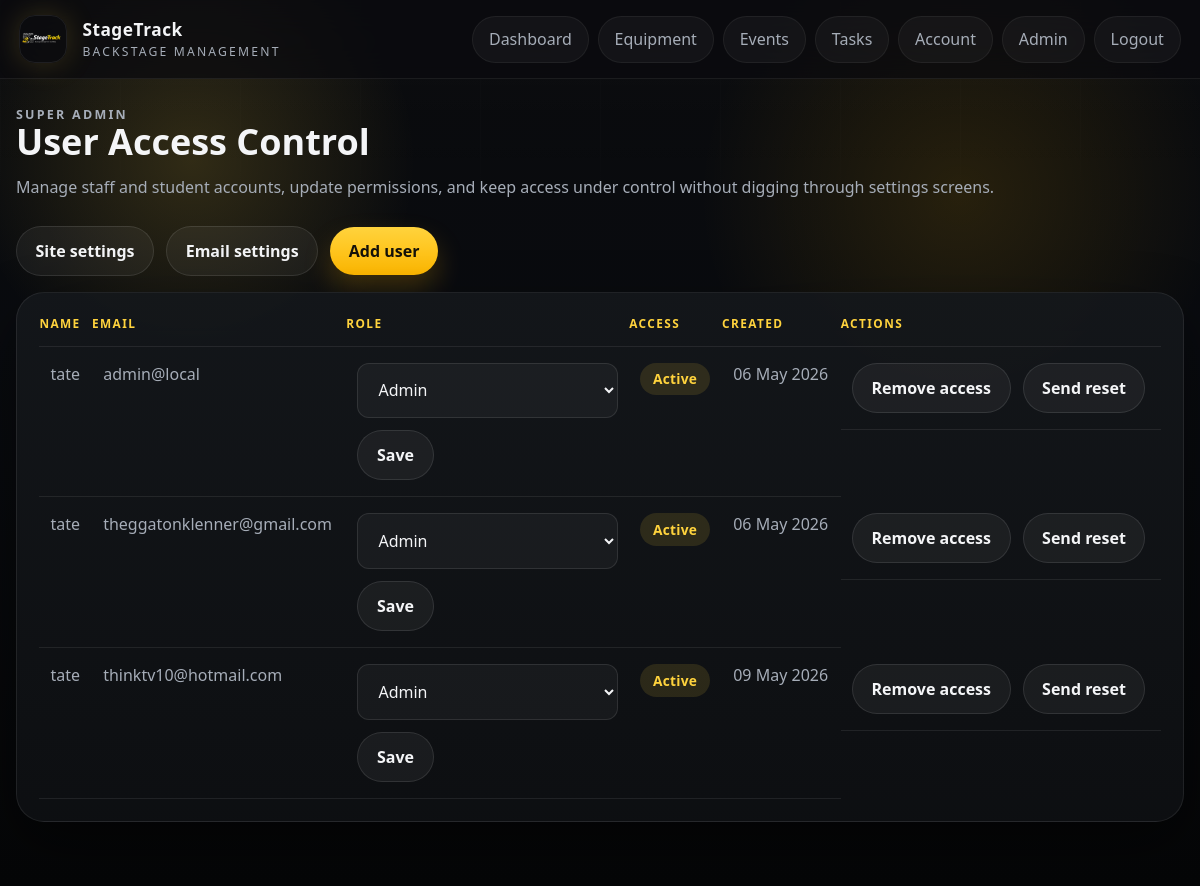
/admin/users (signed in), run on the app's committed database.
### app/models.py (models this page shows)
class User(db.Model):
    id = db.Column(db.Integer, primary_key=True)
    name = db.Column(db.String(120), nullable=False)
    email = db.Column(db.String(255), unique=True, nullable=False, index=True)
    password_hash = db.Column(db.String(255), nullable=False)
    must_change_password = db.Column(db.Boolean, nullable=False, default=False)
    phone_number = db.Column(db.String(50))
    contact_details = db.Column(db.Text)
    role = db.Column(db.String(50), nullable=False, default="Viewer")
    is_active = db.Column(db.Boolean, nullable=False, default=True)
    created_at = db.Column(db.DateTime, default=datetime.utcnow, nullable=False)
    tasks = db.relationship("Task", back_populates="assignee", lazy=True)
    checkouts = db.relationship("EquipmentCheckout", back_populates="user", lazy=True)
    damage_reports = db.relationship("DamageReport", back_populates="reporter", lazy=True)
    password_reset_tokens = db.relationship("PasswordResetToken", back_populates="user", lazy=True)

### app/admin/routes.py (the view)
@admin_bp.route("/users")
@role_required("Admin")
def users():
    user_list = User.query.order_by(User.created_at.asc(), User.name.asc()).all()
    latest_reset_token_id = request.args.get("token", type=int)
    latest_reset_token = None
    if latest_reset_token_id:
        latest_reset_token = db.session.get(PasswordResetToken, latest_reset_token_id)
    return render_template(
        "admin/users.html",
        users=user_list,
        roles=ROLES,
        latest_reset_token=latest_reset_token,
    )

### app/auth/routes.py (called while the page is built)
def current_user():
    user_id = session.get("user_id")
    if not user_id:
        return None
    user = db.session.get(User, user_id)
    if user and not user.is_active:
        session.clear()
        return None
    return user

def role_required(*allowed_roles):
    def decorator(view):
        @wraps(view)
        def wrapped_view(*args, **kwargs):
            user = current_user()
            if not user:
                return redirect(url_for("auth.login"))
            if user.role not in allowed_roles:
                flash("You do not have permission to access that page.", "error")
                return redirect(url_for("dashboard"))
            return view(*args, **kwargs)
        return wrapped_view
    return decorator

@auth_bp.app_context_processor
def inject_user():
    first_user_pending = User.query.count() == 0
    return {
        "current_user": current_user(),
        "manager_roles": MANAGER_ROLES,
        "registration_open": first_user_pending,
    }

### app/templates/admin/users.html (shortened to what this page needs)
{% extends "base.html" %}
{% block content %}
<section class="page-header page-header-inline">
    <div>
        <p class="eyebrow">Super admin</p>
        <h1>User Access Control</h1>
        <p>Manage staff and student accounts, update permissions, and keep access under control without digging through settings screens.</p>
    </div>
    <div class="actions">
        <a class="button button-secondary" href="{{ url_for('admin.site_settings') }}">Site settings</a>
        <a class="button button-secondary" href="{{ url_for('admin.email_settings') }}">Email settings</a>
        <a class="button button-primary" href="{{ url_for('admin.create_user') }}">Add user</a>
    </div>
</section>
<section class="panel">
    <div class="table-wrap">
        <table>
            <thead>
                <tr>
                    <th>Name</th>
                    <th>Email</th>
                    <th>Role</th>
                    <th>Access</th>
                    <th>Created</th>
                    <th>Actions</th>
                </tr>
            </thead>
            <tbody>
                {% for user in users %}
                    <tr>
                        <td data-label="Name">{{ user.name }}</td>
                        <td data-label="Email">{{ user.email }}</td>
                        <td data-label="Role">
                            <form method="post" action="{{ url_for('admin.update_role', user_id=user.id) }}" class="inline-form">
                                <select name="role" aria-label="Role for {{ user.name }}">
                                    {% for role in roles %}
                                        <option value="{{ role }}" {% if user.role == role %}selected{% endif %}>{{ role }}</option>
                                    {% endfor %}
                                </select>
                                <button class="button button-secondary" type="submit">Save</button>
                            </form>
                        </td>
                        <td data-label="Access">
                            <span class="status-pill">{{ "Active" if user.is_active else "Disabled" }}</span>
                        </td>
                        <td data-label="Created">{{ user.created_at.strftime("%d %b %Y") }}</td>
                        <td data-label="Actions" class="actions">
                            <form method="post" action="{{ url_for('admin.toggle_access', user_id=user.id) }}">
                                <button type="submit" class="button button-secondary">
                                    {{ "Remove access" if user.is_active else "Restore access" }}
                                </button>
                            </form>
                            <form method="post" action="{{ url_for('admin.send_reset', user_id=user.id) }}">
                                <button type="submit" class="button button-secondary">Send reset</button>
                            </form>
                        </td>
                    </tr>
                {% else %}
                    <tr>
                        <td colspan="6" class="empty-state">No users found.</td>
                    </tr>
                {% endfor %}
            </tbody>
        </table>
    </div>
</section>
{% endblock %}

### app/templates/base.html (shortened to what this page needs)
<!doctype html>
<html lang="en">
<head>
    <link rel="stylesheet" href="{{ url_for('static', filename='css/styles.css') }}">
</head>
<body>
    <div class="app-backdrop"></div>
    <header class="site-header">
        <a class="brand" href="{{ url_for('home') }}">
            <img class="brand-logo" src="{{ url_for('static', filename='images/stagetrack-logo.png') }}" alt="StageTrack logo">
            <span class="brand-copy">
                <strong>StageTrack</strong>
                <span>Backstage management</span>
            </span>
        </a>
        <nav class="site-nav">
            {% if current_user %}
                <a href="{{ url_for('dashboard') }}">Dashboard</a>
                <a href="{{ url_for('equipment.index') }}">Equipment</a>
                <a href="{{ url_for('events.index') }}">Events</a>
                <a href="{{ url_for('tasks.index') }}">Tasks</a>
                <a href="{{ url_for('auth.account') }}">Account</a>
                {% if current_user.role == "Admin" %}
                    <a href="{{ url_for('admin.users') }}">Admin</a>
                {% endif %}
                <a href="{{ url_for('auth.logout') }}">Logout</a>
            {% else %}
                <a href="{{ url_for('auth.login') }}">Staff access</a>
            {% endif %}
        </nav>
    </header>
    <main class="page-shell">
        {% block content %}{% endblock %}
    </main>
</body>
</html>

### data on the page
User: name "tate", email "admin@local", role "Admin", is_active "Active", created_at "06 May 2026", is_active "Remove access"
User: name "tate", email "theggatonklenner@gmail.com", role "Admin", is_active "Active", created_at "06 May 2026", is_active "Remove access"
User: name "tate", email "thinktv10@hotmail.com", role "Admin", is_active "Active", created_at "09 May 2026", is_active "Remove access"
